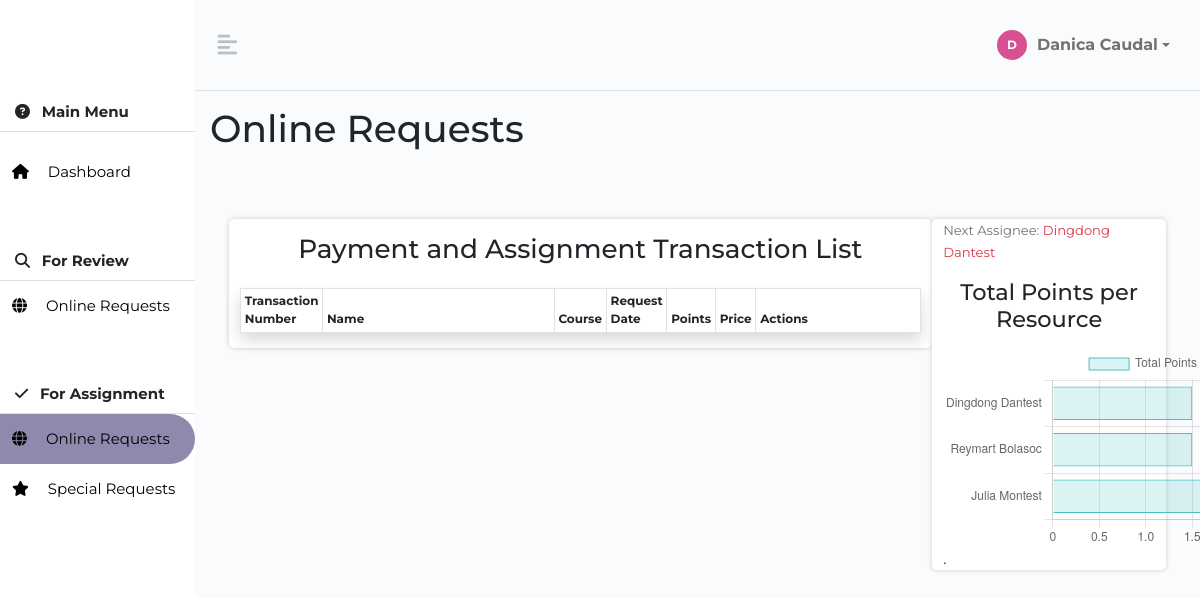
Screenshot of /adash-asgn1.php (signed in) with the database file from the repository.
### tables this page shows
CREATE TABLE IF NOT EXISTS `tbl_accounts` (
  `id` int(10) UNSIGNED NOT NULL AUTO_INCREMENT,
  `username` varchar(20) DEFAULT NULL,
  `password` varchar(64) DEFAULT NULL,
  `salt` varchar(32) DEFAULT NULL,
  `name` varchar(50) DEFAULT NULL,
  `joined` datetime DEFAULT NULL,
  `groups` int(11) DEFAULT NULL,
  `colleges` varchar(100) DEFAULT NULL,
  `quote` varchar(20) DEFAULT NULL,
  `dp` longblob,
  `nm` varchar(255) DEFAULT NULL,
  `mm` varchar(255) DEFAULT NULL,
  `email` varchar(120) DEFAULT NULL,
  `diploma` tinyint(1) NOT NULL DEFAULT '0',
  `last_assigned` datetime DEFAULT NULL,
  `status` tinyint(1) NOT NULL DEFAULT '1',
  PRIMARY KEY (`id`)
);

### resource/php/class/Conf.php (called while the page is built)
<?php
class Conf{
    public static function get($path=null){
        if($path){
            $config = $GLOBALS['config'];
            $path = explode('/',$path);
            foreach ($path as $bit) {
                if(isset($config[$bit])){
                    $config = $config[$bit];
                }
            }
            return $config;
        }
    }
}
 ?>

### resource/php/class/DB.php (called while the page is built, shortened)
<?php
class DB{
    private static $_instance = null;
    private $_pdo,
            $_query,
            $_error=false,
            $_result,
            $_count= 0;
    private function __construct() {
        try {
            $this->_pdo = new PDO('mysql:host='.Conf::get('mysql/host').';dbname='.Conf::get('mysql/db'),Conf::get('mysql/username'),Conf::get('mysql/password'));
        } catch (PDOException $e) {
            die($e->getMessage());
        }
    }
    public static function getInstance(){
        if(!isset(self::$_instance)){
            self::$_instance = new DB();
        }
        return self::$_instance;
    }
    public function query ($sql,$params =array()){
        $this-> _error = false;
        if($this->_query = $this->_pdo->prepare($sql)){
            $x=1;
            if(count($params)){
                foreach ($params as $param) {
                    $this->_query->bindValue($x,$param);
                    $x++;
                }
            }
        }
        if($this->_query->execute()){
            $this->_result = $this->_query->fetchAll(PDO::FETCH_OBJ);
            $this->_count = $this->_query->rowCount();
        }else{
            $this->_error = true;
        }
        return $this;
    }
    public function error(){
        return $this->_error;
    }
    public function action($action,$table,$where=array()){
        if(count($where) ===3){
            $operators = array('=','>','<','>=','<=');
            $field      =$where[0];
            $operator   =$where[1];
            $value      =$where[2];
            if(in_array($operator,$operators)){
                $sql ="{$action} FROM {$table} WHERE {$field}{$operator} ?";
                if(!$this->query($sql, array($value))->error()){
                    return $this;
                }
            }
        }
        return false;
    }
    public function get($table,$where){
        return $this->action('SELECT *',$table, $where);
    }
    public function count(){
        return $this->_count;
    }
    public function result(){
        return $this->_result;
    }
    public function first(){
        return $this->result()[0];
    }
}
?>

### resource/php/class/user.php (called while the page is built, shortened)
<?php
class user{
    private $_db,
            $_data,
            $_sessionName,
            $_cookieName,
            $_isLoggedIn;
    public function __construct($user = null){
        $this->_db = DB::getInstance();
        $this->_sessionName= Conf::get('session/session_name');
        if(!$user){
            if(Session::exists($this->_sessionName)){
                $user= Session::get($this->_sessionName);
                if($this->find($user)){
                    $this->_isLoggedIn = true;
                }else{
                }
            }
        }else {
            $this->find($user);
        }
    }
    public function find($user=null){
        if($user){
            $field=(is_numeric($user)) ? 'id' :'username';
            $data = $this->_db->get('tbl_accounts',array($field,'=',$user));
            if($data->count()){
                $this->_data = $data->first();
                return true;
            }
        }
        return false;
    }
    public function data(){
        return $this->_data;
    }
}
 ?>

### resource/php/class/Session.php (called while the page is built, shortened)
<?php
class Session{
    public static function exists($name){
        return (isset($_SESSION[$name])) ? true : false;
    }
    public static function get($name){
        return $_SESSION[$name];
    }
}
 ?>

### resource/php/functions/funct.php (called while the page is built, shortened)
<?php
function findAssignee($id)
{
    $config = new config;
    $con = $config->con();
    $sql = "SELECT * FROM `tbl_accounts` where `id` = $id";
    $data = $con->prepare($sql);
    $data->execute();
    $rows = $data->fetchAll(PDO::FETCH_OBJ);
    if (!empty($rows)) {
        return $rows[0]->name;
    } else {
        return "N/A";
    }
}
function getAssigneeChart()
{
    $config = new config;
    $con = $config->con();
    $sql = "SELECT a.id, COALESCE(SUM(t.points), 0) AS total_points FROM tbl_accounts a LEFT JOIN tbl_transaction t ON a.id = t.assignee WHERE t.remarks NOT IN ('RELEASED', 'PENDING', 'FOR ASSIGNMENT') OR t.remarks IS NULL AND a.groups = 1 GROUP BY a.id ORDER BY total_points ASC";
    $data = $con->prepare($sql);
    $data->execute();
    $rows = $data->fetchAll(PDO::FETCH_ASSOC);
    $dataset ="[";
    foreach($rows as $data){
    $dataset .= "{ assignee: '".findAssignee($data['id'])."', total_points: ".$data['total_points']."},";
    }
    $dataset = rtrim($dataset, ",");
    $dataset.="]";
    return $dataset;
}
function getnextAssigneeChart()
{
    $config = new config;
    $con = $config->con();
    $sql = "SELECT a.id, COALESCE(SUM(t.points), 0) AS total_points
    FROM tbl_accounts a
    LEFT JOIN tbl_transaction t ON a.id = t.assignee AND (t.remarks NOT IN ('RELEASED', 'PENDING', 'FOR ASSIGNMENT') OR t.remarks IS NULL)
    WHERE a.groups = 1
    GROUP BY a.id
    ORDER BY total_points ASC;
    ";
    $data = $con->prepare($sql);
    $data->execute();
    $rows = $data->fetchAll(PDO::FETCH_ASSOC);
    $assignee = findAssignee($rows[0]['id']);
    return $assignee;
}
 ?>

### adash-asgn1.php (the view, shortened to what this page needs)
<?php
$user = new user();
?>
<!DOCTYPE html>
<html lang="en" dir="ltr">
  <head>
    <link href="https://cdn.jsdelivr.net/npm/bootstrap@5.0.2/dist/css/bootstrap.min.css" rel="stylesheet">
    <link rel="stylesheet" href="resource/css/styledash.css" type="text/css">
  </head>
  <body>
    <header>
      <div class="d-flex" id="wrapper">
        <div class="bg-white" id="sidebar-wrapper">
          <div class="sidebar-heading text-center py-4 fs-4 fw-bold text-uppercase">
          </div>
          <div class="list-group list-group-flush my-3">
            <a class="list-group-item list-group-item-action fw-bold">
              <i class="fas fa-question-circle me-2"></i> Main Menu</a>
              <div class="item mt-3">
              <a class="sub-btn " href="adashboard"><i class="fa-solid fa-house"></i> Dashboard</a>
            </div>
              <a class="list-group-item list-group-item-action fw-bold mt-5">
              <i class="fas fa-magnifying-glass me-2"></i> For Review </a>
            <div class="item">
              <a class="sub-btn" href="adash-onlineapp"><i class="fa-solid fa-globe"></i> Online Requests</a>
            </div>
            <a class="list-group-item list-group-item-action fw-bold mt-5">
              <i class="fas fa-check me-2"></i> For Assignment </a>
            <div class="item">
              <a class="sub-btn bg-selected" href="adash-asgn1"><i class="fa-solid fa-globe"></i> Online Requests</a>
            </div>
            <div class="item">
              <a class="sub-btn" href="adash-asgn2"><i class="fa-solid fa-star"></i> Special Requests</a>
            </div>
          </div>
        </div>
        <div id="page-content-wrapper">
          <nav class="navbar navbar-expand-lg navbar-light bg-transparent py-4 px-4 border-bottom">
            <div class="d-flex align-items-center">
              <i class="fas fa-align-left primary-text fs-4 me-3" id="menu-toggle"></i>
            </div>
            <div class="collapse navbar-collapse" id="navbarSupportedContent">
              <ul class="navbar-nav  ms-auto mb-2 mb-lg-0">
                <li class="nav-item dropdown ">
                   <a href="#" class="nav-link dropdown-toggle second-text fw-bold username" id="navbarDropdown" role="button" data-bs-toggle="dropdown" aria-expanded="false">
                    <span class="avatar"><?php echo substr($user->data()->name, 0, 1); ?></span> <?php echo $user->data()->name; ?> </a>
                </li>
              </ul>
            </div>
          </nav>
          <div class="p-3">
              <h1>Online Requests</h1>
          </div>
          <div class="container-fluid p-5">
            <div class="row">
              <div class="col-md-9 content">
              </div>
              <div class="col-md-3 content ">
                <small class="text-muted my-2">Next Assignee:&nbsp;<span class="text-danger"><?php echo getnextAssigneeChart();?></span></small>
                <h4 class="text-center my-3">Total Points per Resource</h4>
               <canvas id="myChart" width="400px"></canvas>
.              </div>
            </div>
          </div>
        </div>
      </div>
    </header>
      <script>
        // Load data from data.js (should contain an array of objects with 'assignee' and 'total_points' properties)
        const data =<?php echo getAssigneeChart(); ?>; // Assuming getData() is a function that returns the data
        // Extract assignees and total points from the data
        const assignees = data.map(item => item.assignee);
        const points = data.map(item => item.total_points);
        // Get the chart container
        const ctx = document.getElementById('myChart').getContext('2d');
        // Create the bar chart
        new Chart(ctx, {
          type: 'bar',
          data: {
            labels: assignees,
            datasets: [{
              label: 'Total Points',
              data: points,
              backgroundColor: 'rgba(75, 192, 192, 0.2)',
              borderColor: 'rgba(75, 192, 192, 1)',
              borderWidth: 1
            }]
          },
          options: {
            indexAxis: 'y',
            scales: {
              x: {
                beginAtZero: true
              }
            }
          }
        });
      </script>
    </body>
</html>

### resource/css/styledash.css (style rules this page uses)
* { margin:0; padding:0; font-family: 'Montserrat', "sans-serif"; scroll-behavior: smooth; box-sizing: border-box; }
html { background-color: white; color:#555; font-family: "Montserrat", "sans-serif"; font-size: 15px; text-rendering: optimizeLegibility; scroll-behavior: smooth; }
body { animation: fadeInAnimation ease 1.5s; animation-iteration-count: 1; animation-fill-mode: forwards; }
.bg-selected { background-color: rgba(36, 18, 94, 0.5); border-radius: 100px 9999px 9999px 100px; }
.avatar { width: 30px; height: 30px; border-radius: 50%; display: flex; align-items: center; justify-content: center; font-size: 12px; font-weight: bold; color: white; background: rgba(214, 80, 147, 1); margin-right: 10px; }
.username { font-size: 16px; display: flex; align-items: center; }
:root { --main-bg-color:#24125f; --main-text-color: #bbbec5; --second-text-color: #bbbec5; --second-bg-color: #c1efde; }
.primary-text { color: var(--main-text-color); }
.second-text { color: var(--second-text-color); }
.content { height: 100%; background-color: white; border-radius: 5px; -moz-box-shadow: 0 0 3px #ccc; -webkit-box-shadow: 0 0 3px #ccc; box-shadow: 0 0 5px #ccc; }
#wrapper { overflow-x: hidden; background-image: linear-gradient( to right, #F9fbfd, #F9fbfd, #F9fbfd, #F9fbfd, #F9fbfd ); }
#sidebar-wrapper { min-height: 93vh; margin-left: -13rem; transition: margin 0.25s ease-out; }
#sidebar-wrapper .sidebar-heading { padding: 0; }
#page-content-wrapper { min-width: 100vw; }
#menu-toggle { cursor: pointer; }
#sidebar-wrapper .list-group { width: 13rem; }
#sidebar-wrapper .list-group .item { position: relative; cursor: pointer; }
#sidebar-wrapper .list-group .item a { color: #000; text-decoration: none; display: block; padding: 5px 12px; line-height: 40px; }
#sidebar-wrapper .list-group .item i { margin-right: 15px; }
canvas { margin: 0 auto; }
@media (min-width: 768px) { #sidebar-wrapper { margin-left: 0; } }
@media (min-width: 768px) { #page-content-wrapper { min-width: 0; width: 100%; } }

### rows the page displays
tbl_accounts: name "D", name "Danica Caudal"
tbl_accounts: getnextAssigneeChart() "Dingdong Dantest"

### other values shown
chart data {{ getAssigneeChart() }} [{ assignee: 'Dingdong Dantest', total_points: 1.5},{ assignee: 'Reymart Bolasoc', total_points: 1.5},{ assignee: 'Julia Montest', total_points: 2.75}]
